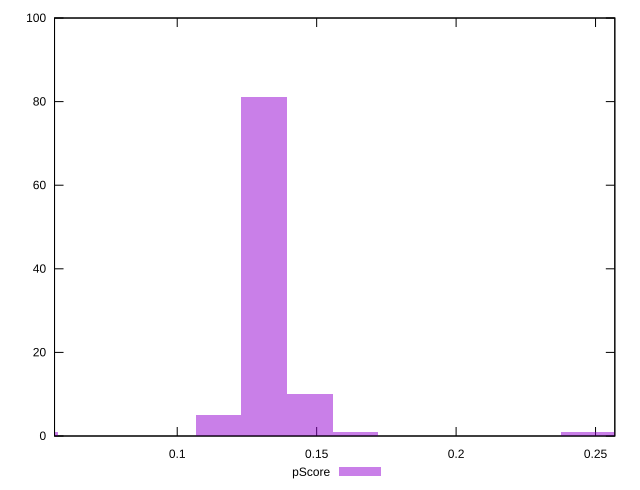

Generate this figure with gnuplot:
reset

$pScore <<EOF
0.24594893137653356 1
0.049189786275306714 1
0.1311727634008179 81
0.14756935882592015 10
0.11477616797571566 5
0.1639659542510224 1
0.2623455268016358 1
EOF

set key outside below
set boxwidth 0.016396595425102238
set xrange [0.05600740195306114:0.25691386945143346]
set yrange [0:100]
set trange [0:100]
set style fill transparent solid 0.5 noborder
set terminal svg size 640, 490 enhanced background rgb 'white'
set output "reports/report_00032_2021-02-25T10-28-15.087Z/first-meaningful-paint/samples/astro/pScore/histogram.svg"

plot $pScore title "pScore" with boxes

reset
